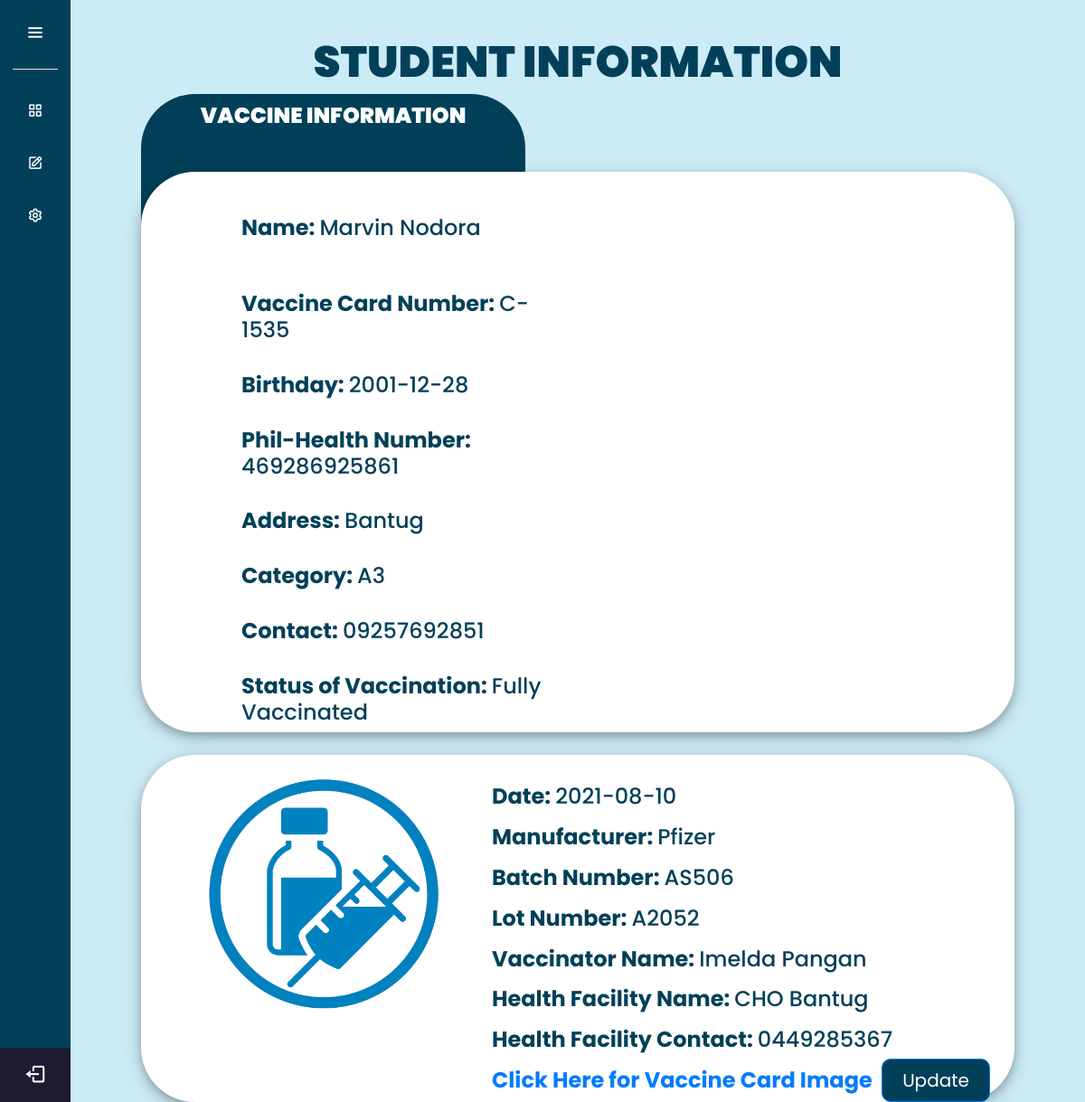
The app's page /student.php (signed in) with its own data.
### tables this page shows
CREATE TABLE `user_vaccine` (
  `user_vaccine_id` int(11) NOT NULL,
  `userid` int(11) NOT NULL,
  `philhealth` varchar(255) DEFAULT NULL,
  `category` varchar(2) DEFAULT NULL,
  `vaccineCardNumber` varchar(255) DEFAULT NULL,
  `firstDoseid` int(11) DEFAULT NULL,
  `secondDoseid` int(11) DEFAULT NULL,
  `boosterDoseid` int(11) DEFAULT NULL,
  `facilityName` varchar(255) DEFAULT NULL,
  `facilityContact` varchar(255) DEFAULT NULL,
  `vaccineCard` varchar(255) DEFAULT NULL,
  `boosterCard` varchar(255) DEFAULT NULL
);

CREATE TABLE `user_login` (
  `user_login_id` int(11) NOT NULL,
  `name` varchar(255) NOT NULL,
  `address` varchar(255) NOT NULL,
  `birthday` date NOT NULL,
  `gender` varchar(255) NOT NULL,
  `email` varchar(255) NOT NULL,
  `contact` varchar(255) NOT NULL,
  `password` varchar(255) NOT NULL,
  `roles` varchar(255) NOT NULL,
  `grade` int(11) DEFAULT NULL,
  `section` int(11) DEFAULT NULL,
  `department` varchar(255) DEFAULT NULL,
  `profile` varchar(255) DEFAULT NULL
);

CREATE TABLE `first_dose` (
  `first_dose_id` int(11) NOT NULL,
  `userid` int(11) NOT NULL,
  `date` date NOT NULL,
  `manufacturer` varchar(255) NOT NULL,
  `batchNumber` varchar(255) NOT NULL,
  `lotNumber` varchar(255) NOT NULL,
  `vaccinatorName` varchar(255) NOT NULL
);

### student.php (the view, shortened to what this page needs)
<?php
    @include 'include\config.php';
?>
<!DOCTYPE html>
<html lang="en">
<head>
    <link rel="stylesheet" href="css/style.css">
    <link rel="stylesheet" href="https://cdn.jsdelivr.net/npm/bootstrap@4.6.1/dist/css/bootstrap.min.css">
    <link href='https://unpkg.com/boxicons@2.0.7/css/boxicons.min.css' rel='stylesheet'>
    <link rel="stylesheet" href="https://cdnjs.cloudflare.com/ajax/libs/font-awesome/4.7.0/css/font-awesome.min.css">
    <link href="https://cdnjs.cloudflare.com/ajax/libs/font-awesome/6.0.0/css/all.min.css" rel="stylesheet"/>
    <link href="http://cdnjs.cloudflare.com/ajax/libs/font-awesome/4.3.0/css/font-awesome.css" rel="stylesheet"  type='text/css'>
</head>
<body>
    <?php @include 'include\sidebar-nav.php'; ?>
    <section class="home-section" style="background-color: #cbebf6;">
        <h1 class="home-title text-center">STUDENT INFORMATION</h1>
        <div class="home-col-top">
            <br>
            <?php
                $userid = $_SESSION['id'];
                $sql = "SELECT * FROM user_vaccine INNER JOIN user_login ON user_vaccine.userid = user_login.user_login_id WHERE user_login.user_login_id = $userid";
                $result = mysqli_query($conn, $sql);
                if($result){
                    while($row = mysqli_fetch_assoc($result)){
                        $name = $row['name'];
                        $birthday = $row['birthday'];
                        $vaccineCardNumber = $row['vaccineCardNumber'];
                        $philhealth = $row['philhealth'];
                        $address = $row['address'];
                        $category = $row['category'];
                        $contact = $row['contact'];
                        $firstDoseid = $row['firstDoseid'];
                        $secondDoseid = $row['secondDoseid'];
                        $boosterDoseid = $row['boosterDoseid'];
                        $facilityName = $row["facilityName"];
                        $facilityContact = $row["facilityContact"];
                        if($firstDoseid != NULL){
                            $sql_firstDose = "SELECT * FROM first_dose WHERE userid = $userid";
                            $result_first = mysqli_query($conn, $sql_firstDose);
                            if($result_first){
                                while($row_first = mysqli_fetch_assoc($result_first)){
                                    $vaccineDateFirst = $row_first["date"];
                                    $manufacturerFirst = $row_first["manufacturer"];
                                    $batchFirst = $row_first["batchNumber"];
                                    $lotFirst = $row_first["lotNumber"];
                                    $vaccinatorFirst = $row_first["vaccinatorName"];
                                }
                            }
                        } else{
                            $vaccineDateFirst = NULL;
                            $manufacturerFirst = NULL;
                            $batchFirst = NULL;
                            $lotFirst = NULL;
                            $vaccinatorFirst = NULL;
                        }
                        $status = "";
                        if($firstDoseid == NULL && $secondDoseid  == NULL && $boosterDoseid == NULL){
                            $status = "Not Vaccinated";
                        } else if($firstDoseid != NULL && $manufacturerFirst == "Jansen" && $secondDoseid == NULL && $boosterDoseid == NULL){
                            $status = "One Dose Vaccination";
                        } else if($firstDoseid != NULL && $secondDoseid == NULL && $boosterDoseid == NULL){
                            $status = "Half Vaccinated";
                        } else if($firstDoseid != NULL && $secondDoseid != NULL && $boosterDoseid == NULL){
                            $status = "Fully Vaccinated";
                        } else if($firstDoseid != NULL && $secondDoseid != NULL && $boosterDoseid != NULL){
                            $status = "Fully Vaccinated with Booster";
                        }
                    }
                }
            ?>
            <div class="home-col-top-title">
                <h2 >VACCINE INFORMATION</h2>
            </div>
            <div class="home-col-top-content">
                <div class="row ml-5">
                    <div class="col-6 ml-5 mt-5" style="margin-left: 30px;">
                        <h4 style="color: #024059"><span class="font-weight-bold">Name: </span><?php echo $name; ?></h4>
                    </div>
                    <div class="col-5 ml-5 mt-5">
                        <h4 style="color: #024059"><span class="font-weight-bold">Vaccine Card Number: </span><?php echo $vaccineCardNumber; ?></h4>
                    </div>
                </div>
                <div class="row ml-5">
                    <div class="col-6 ml-5 mt-4" style="margin-left: 30px;">
                        <h4 style="color: #024059"><span class="font-weight-bold">Birthday: </span><?php echo $birthday; ?></h4>
                    </div>
                    <div class="col-5 ml-5 mt-4">
                        <h4 style="color: #024059"><span class="font-weight-bold">Phil-Health Number: </span><?php echo $philhealth; ?></h4>
                    </div>
                </div>
                <div class="row ml-5">
                    <div class="col-6 ml-5 mt-4" style="margin-left: 30px;">
                        <h4 style="color: #024059"><span class="font-weight-bold">Address: </span><?php echo $address; ?></h4>
                    </div>
                    <div class="col-5 ml-5 mt-4">
                        <h4 style="color: #024059"><span class="font-weight-bold">Category: </span><?php echo $category; ?></h4>
                    </div>
                </div>
                <div class="row ml-5">
                    <div class="col-6 ml-5 mt-4" style="margin-left: 30px;">
                        <h4 style="color: #024059"><span class="font-weight-bold">Contact: </span><?php echo $contact; ?></h4>
                    </div>
                    <div class="col-5 ml-5 mt-4" style="margin-left: 30px;">
                        <h4 style="color: #024059"><span class="font-weight-bold">Status of Vaccination: </span><?php echo $status; ?></h4>
                    </div>
                </div>
            </div>
        </div>
        <div class="home-col-bot active" id="first">
            <br>
            <div class="home-col-bot-title">
                <h2 ><button class="btn float-left ml-5" id="btnl1"></button> <button class="btn float-right mr-5" id="btnr1"></button></h2>
            </div>
            <div class="home-col-bot-content">
                <div class="row">
                    <div class="col-4 text-center mt-4 mb-4 mr-2 ml-5">
                        <img src="image/vaccine.png" class="" style="width: 36vh;">
                    </div>
                    <div class="col-7 mt-3">
                        <h4 style="color: #024059" class="mt-3"><span class="font-weight-bold">Date: </span><?php echo $vaccineDateFirst ?></h4>
                        <h4 style="color: #024059" class="mt-3"><span class="font-weight-bold">Manufacturer: </span><?php echo $manufacturerFirst ?></h4>
                        <h4 style="color: #024059" class="mt-3"><span class="font-weight-bold">Batch Number: </span><?php echo $batchFirst ?></h4>
                        <h4 style="color: #024059" class="mt-3"><span class="font-weight-bold">Lot Number: </span><?php echo $lotFirst ?></h4>
                        <h4 style="color: #024059" class="mt-3"><span class="font-weight-bold">Vaccinator Name: </span><?php echo $vaccinatorFirst ?></h4>
                        <h4 style="color: #024059" class="mt-3"><span class="font-weight-bold">Health Facility Name: </span><?php echo $facilityName ?></h4>
                        <h4 style="color: #024059" class="mt-3"><span class="font-weight-bold">Health Facility Contact: </span><?php echo $facilityContact ?></h4>
                        <h4 style="color: #024059" class="mt-3"><span class="font-weight-bold"><?php if($firstDoseid != NULL) { echo "<a href='student_image-vaccine.php'>Click Here for Vaccine Card Image</a> </span> <a href='student_update.php?fdid=".$firstDoseid."'><button type='button' class='btn btn-lg btn-primary float-right' style='margin-top: -10px; background: #024059; border-radius: 10px; width: 10vw'>Update</button></a>"; } ?></h4>
                    </div>
                </div>
            </div>
        </div>
    </section>
</body>
</html>

### css/style.css (style rules this page uses)
* { font-family: 'Roboto', sans-serif; margin: 0; padding: 0; box-sizing: border-box; outline: none; text-decoration: none; }

### student.php (style rules this page uses)
* { margin: 0; padding: 0; box-sizing: border-box; font-family: "Poppins" , sans-serif; }
.home-section { position: relative; background: #E4E9F7; min-height: 100vh; top: 0; left: 78px; width: calc(100% - 78px); transition: all 0.5s ease; }
.home-section .home-title { color: #024059; font-weight: 900; position: relative; top: 40px; font-size: 3rem; }
.home-section .home-col-top-content { position: relative; background: #fff; min-height: 30vh; top: 100px; left: 78px; box-shadow: 0 4px 8px 0 rgba(0, 0, 0, 0.2), 0 6px 20px 0 rgba(0, 0, 0, 0.19); width: calc(100% - 78px - 78px); border-radius: 60px; transition: all 0.5s ease; z-index: 3; }
.home-section .home-col-top-title { background: #024059; position: absolute; top: 13vh; left: 78px; min-height: 30vh; border-radius: 60px; width: calc(24% + 78px + 78px); }
.home-section .home-col-top-title h2 { color: #fff; font-weight: 900; padding-top: 10px; font-size: 3vh; text-align: center; }
.home-col-bot { display: none; }
.active { display: block; }
.home-section .home-col-bot-content { position: relative; background: #fff; min-height: 35vh; margin-top: 9%; left: 78px; box-shadow: 0 4px 8px 0 rgba(0, 0, 0, 0.2), 0 6px 20px 0 rgba(0, 0, 0, 0.19); width: calc(100% - 78px - 78px); border-radius: 60px; transition: all 0.5s ease; }
.home-section .home-col-bot-title { background: #024059; position: absolute; top: 51%; left: 78px; min-height: 14vh; border-radius: 60px; width: calc(24% + 78px + 78px); }
.home-section .home-col-bot-title h2 { color: #fff; font-weight: 900; padding-top: 5px; font-size: 4vh; text-align: center; }

### records on screen
user_vaccine: userid.name "Marvin Nodora", vaccineCardNumber "C-1535", userid.birthday "2001-12-28", philhealth "469286925861", userid.address "Bantug", category "A3", userid.contact "09257692851", status "Fully Vaccinated", facilityName "CHO Bantug", facilityContact "0449285367"
first_dose: date "2021-08-10", manufacturer "Pfizer", batchNumber "AS506", lotNumber "A2052", vaccinatorName "Imelda Pangan"
